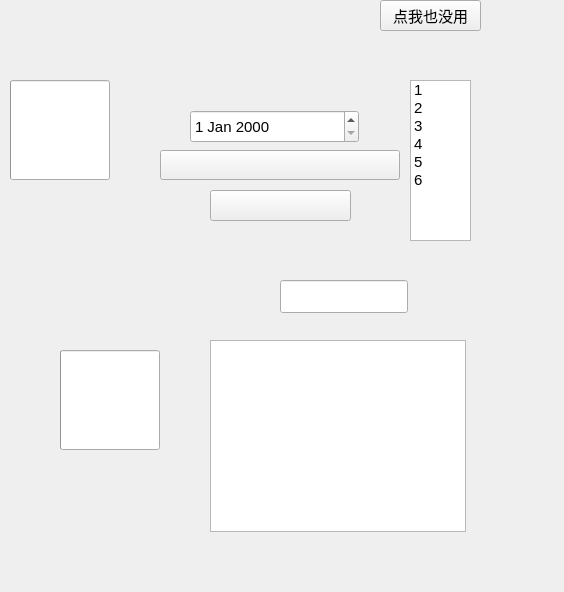
<?xml version="1.0" encoding="UTF-8"?>
<ui version="4.0">
 <class>Form2</class>
 <widget class="QWidget" name="Form2">
  <property name="geometry">
   <rect>
    <x>0</x>
    <y>0</y>
    <width>564</width>
    <height>592</height>
   </rect>
  </property>
  <property name="font">
   <font>
    <pointsize>11</pointsize>
   </font>
  </property>
  <property name="windowTitle">
   <string>Form</string>
  </property>
  <widget class="ProgressRing" name="ProgressRing">
   <property name="geometry">
    <rect>
     <x>10</x>
     <y>80</y>
     <width>100</width>
     <height>100</height>
    </rect>
   </property>
  </widget>
  <widget class="DateEdit" name="DateEdit">
   <property name="geometry">
    <rect>
     <x>190</x>
     <y>110</y>
     <width>169</width>
     <height>33</height>
    </rect>
   </property>
  </widget>
  <widget class="Pivot" name="Pivot">
   <property name="geometry">
    <rect>
     <x>0</x>
     <y>240</y>
     <width>210</width>
     <height>44</height>
    </rect>
   </property>
  </widget>
  <widget class="ZhDatePicker" name="ZhDatePicker">
   <property name="geometry">
    <rect>
     <x>160</x>
     <y>150</y>
     <width>240</width>
     <height>30</height>
    </rect>
   </property>
  </widget>
  <widget class="CalendarPicker" name="CalendarPicker">
   <property name="geometry">
    <rect>
     <x>210</x>
     <y>190</y>
     <width>141</width>
     <height>31</height>
    </rect>
   </property>
  </widget>
  <widget class="ListWidget" name="ListWidget">
   <property name="geometry">
    <rect>
     <x>410</x>
     <y>80</y>
     <width>61</width>
     <height>161</height>
    </rect>
   </property>
   <item>
    <property name="text">
     <string>1</string>
    </property>
   </item>
   <item>
    <property name="text">
     <string>2</string>
    </property>
   </item>
   <item>
    <property name="text">
     <string>3</string>
    </property>
   </item>
   <item>
    <property name="text">
     <string>4</string>
    </property>
   </item>
   <item>
    <property name="text">
     <string>5</string>
    </property>
   </item>
   <item>
    <property name="text">
     <string>6</string>
    </property>
   </item>
  </widget>
  <widget class="NavigationPanel" name="NavigationPanel">
   <property name="geometry">
    <rect>
     <x>0</x>
     <y>0</y>
     <width>51</width>
     <height>51</height>
    </rect>
   </property>
   <property name="menu" stdset="0">
    <bool>true</bool>
   </property>
  </widget>
  <widget class="QPushButton" name="pushButton">
   <property name="geometry">
    <rect>
     <x>380</x>
     <y>0</y>
     <width>101</width>
     <height>31</height>
    </rect>
   </property>
   <property name="text">
    <string>点我也没用</string>
   </property>
  </widget>
  <widget class="ProgressRing" name="ProgressRing_2">
   <property name="geometry">
    <rect>
     <x>60</x>
     <y>350</y>
     <width>100</width>
     <height>100</height>
    </rect>
   </property>
  </widget>
  <widget class="LineEdit" name="LineEdit">
   <property name="geometry">
    <rect>
     <x>280</x>
     <y>280</y>
     <width>128</width>
     <height>33</height>
    </rect>
   </property>
  </widget>
  <widget class="TextEdit" name="TextEdit">
   <property name="geometry">
    <rect>
     <x>210</x>
     <y>340</y>
     <width>256</width>
     <height>192</height>
    </rect>
   </property>
  </widget>
 </widget>
 <customwidgets>
  <customwidget>
   <class>CalendarPicker</class>
   <extends>QPushButton</extends>
   <header>qfluentwidgets</header>
  </customwidget>
  <customwidget>
   <class>DatePicker</class>
   <extends>QPushButton</extends>
   <header>qfluentwidgets</header>
  </customwidget>
  <customwidget>
   <class>ZhDatePicker</class>
   <extends>DatePicker</extends>
   <header>qfluentwidgets</header>
  </customwidget>
  <customwidget>
   <class>NavigationPanel</class>
   <extends>QFrame</extends>
   <header>qfluentwidgets</header>
  </customwidget>
  <customwidget>
   <class>Pivot</class>
   <extends>QWidget</extends>
   <header>qfluentwidgets</header>
  </customwidget>
  <customwidget>
   <class>ProgressBar</class>
   <extends>QProgressBar</extends>
   <header>qfluentwidgets</header>
  </customwidget>
  <customwidget>
   <class>ProgressRing</class>
   <extends>ProgressBar</extends>
   <header>qfluentwidgets</header>
  </customwidget>
  <customwidget>
   <class>LineEdit</class>
   <extends>QLineEdit</extends>
   <header>qfluentwidgets</header>
  </customwidget>
  <customwidget>
   <class>TextEdit</class>
   <extends>QTextEdit</extends>
   <header>qfluentwidgets</header>
  </customwidget>
  <customwidget>
   <class>DateEdit</class>
   <extends>QDateEdit</extends>
   <header>qfluentwidgets</header>
  </customwidget>
  <customwidget>
   <class>ListWidget</class>
   <extends>QListWidget</extends>
   <header>qfluentwidgets</header>
  </customwidget>
 </customwidgets>
 <resources/>
 <connections/>
</ui>
